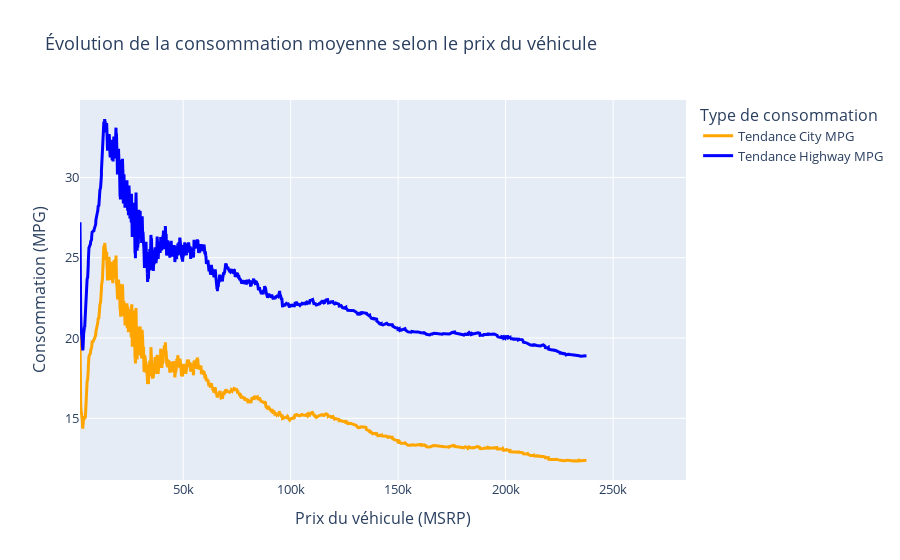

Notebook cell for this chart:
### Markdown cell above
# Répartition des types de transmissions de véhicule par quantile de prix

Ce graphique représente la distribution du nombre de véhicules en fonction de son type transmission et de sa tranche de prix.

Les tranches de prix [MSRP] ont été découpé avec la fonction qcut qui permet de répartir équitablement les prix dans des intervalles par quantile, ici 5 quantile.


L'objectif est de savoir quels sont les voitures à vendre pour les conducteurs de ville ou de route. Pour cela, analysons dans un premier temps le type de transmission comme premier critère d'achat pour un conducteur et à un impact sur le prix.


## Distribution du type de transmission du véhicule et la domination du l'automatique dans le marché automobile

* On observe que la majorité des voitures qui sont les plus en vente sont les voitures automatiques, suivi des véhicules manuels puis les semi-auto. Peu importe leur prix, on peut supposer que, dans le contexte du marché automobile américain, l'automatique s'est nettement démocratiser en 2017 ou bien que les voitures automatiques ne sont pas fiables. Les véhicules se retrouverait donc souvent en vente.

* La majorité des véhicules manuels appartient au 2 premiers quantiles des prix. La voiture d'entrée gamme et pas cher serait premièrement manuel, éventuellement plus vieille. Tandis que les peu de véhicules manuels, appartenant aux 2 derniers quantiles, pourraient être des véhicules qui ont une catégories spécifiques qui justifierait leurs prix comme la catégorie de luxe, sportive ou de collections.

* Minoritairement représenté, les véhicules semi-automatiques représentent les quantiles des voitures les plus chers. Pour les conducteurs de ville, de route ou bien des de tout type de terrain, avoir le choix sur son type de transmission peut être un argument de vente agrémenté de la sensibilité de la conduite en fonction de l'état du conducteur. Vendre quelques véhicules de ce type de transmission peut rapporter plus que la vente de plusieurs voitures du premier quantile.

### Code cell
# Nettoyage des données pour éliminer les valeurs aberrantes
df_filtered = df[['MSRP', 'Transmission Type', 'city mpg', 'highway MPG', 'Vehicle Style']].dropna()

# Définition des bornes pour filtrer les outliers (1er et 99e percentiles)
lower_bound = df_filtered[['MSRP', 'city mpg', 'highway MPG']].quantile(0.01)
upper_bound = df_filtered[['MSRP', 'city mpg', 'highway MPG']].quantile(0.99)

# Application du filtre
df_cleaned = df_filtered[
    (df_filtered['MSRP'] >= lower_bound['MSRP']) & (df_filtered['MSRP'] <= upper_bound['MSRP']) &
    (df_filtered['city mpg'] >= lower_bound['city mpg']) & (df_filtered['city mpg'] <= upper_bound['city mpg']) &
    (df_filtered['highway MPG'] >= lower_bound['highway MPG']) & (df_filtered['highway MPG'] <= upper_bound['highway MPG'])
]


import plotly.graph_objects as go

# Tri des données par prix
df_sorted = df_cleaned.sort_values(by='MSRP')

# Recalcul des tendances (moyennes glissantes)
df_sorted['city_trend'] = df_sorted['city mpg'].rolling(window=100, center=True).mean()
df_sorted['highway_trend'] = df_sorted['highway MPG'].rolling(window=100, center=True).mean()

# Création de la figure avec uniquement les courbes de tendance
fig = go.Figure()

fig.add_trace(go.Scatter(
    x=df_sorted['MSRP'],
    y=df_sorted['city_trend'],
    mode='lines',
    line=dict(color='orange', width=3),
    name='Tendance City MPG'
))

fig.add_trace(go.Scatter(
    x=df_sorted['MSRP'],
    y=df_sorted['highway_trend'],
    mode='lines',
    line=dict(color='blue', width=3),
    name='Tendance Highway MPG'
))

# Mise en page
fig.update_layout(
    title="Évolution de la consommation moyenne selon le prix du véhicule",
    xaxis_title="Prix du véhicule (MSRP)",
    yaxis_title="Consommation (MPG)",
    legend_title="Type de consommation",
    font=dict(size=13)
)

# Affichage
pyo.iplot(fig)

### Figure 1 — Plotly figure (JSON) as saved in the notebook; plotly's stock layout.template omitted (floating-point values rounded to 4 significant figures; data arrays with more than 128 entries replaced by an {"elided": "..."} marker saying what was removed)
{"data": [{"line": {"color": "orange", "width": 3}, "mode": "lines", "name": "Tendance City MPG", "type": "scatter", "x": {"elided": "11596 int values"}, "y": {"elided": "11596 float values"}}, {"line": {"color": "blue", "width": 3}, "mode": "lines", "name": "Tendance Highway MPG", "type": "scatter", "x": {"elided": "11596 int values"}, "y": {"elided": "11596 float values"}}], "layout": {"font": {"size": 13}, "legend": {"title": {"text": "Type de consommation"}}, "title": {"text": "Évolution de la consommation moyenne selon le prix du véhicule"}, "xaxis": {"title": {"text": "Prix du véhicule (MSRP)"}}, "yaxis": {"title": {"text": "Consommation (MPG)"}}}}
